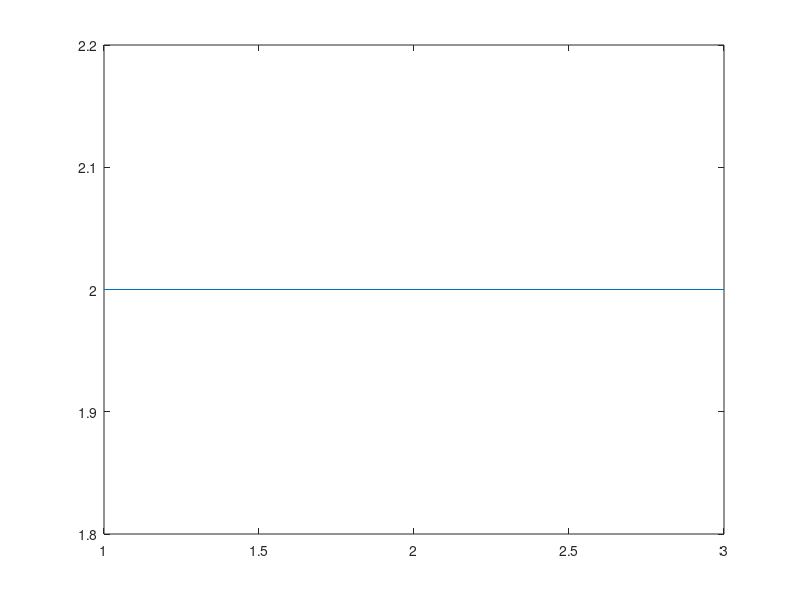

Write MATLAB code to recreate this figure.
figure_handle = figure();
axes_handle = gca();
first_line = plot(axes_handle, 1:3, [1, 2, 3]);
hold(axes_handle, 'on');
second_line = plot(axes_handle, 1:3, [3, 2, 1]);
valid_while_held = [isgraphics(first_line), isgraphics(second_line)];

hold(axes_handle, 'off');
replacement_line = plot(axes_handle, 1:3, [2, 2, 2]);
valid_after_replace = [ ...
    isgraphics(first_line), ...
    isgraphics(second_line), ...
    isgraphics(replacement_line) ...
];
child_count = numel(get(axes_handle, 'Children'));
color_index = get(axes_handle, 'ColorOrderIndex');
close(figure_handle);
valid_after_close = isgraphics(replacement_line);

openmat_result = [ ...
    valid_while_held, ...
    valid_after_replace, ...
    child_count, ...
    color_index, ...
    valid_after_close ...
];
